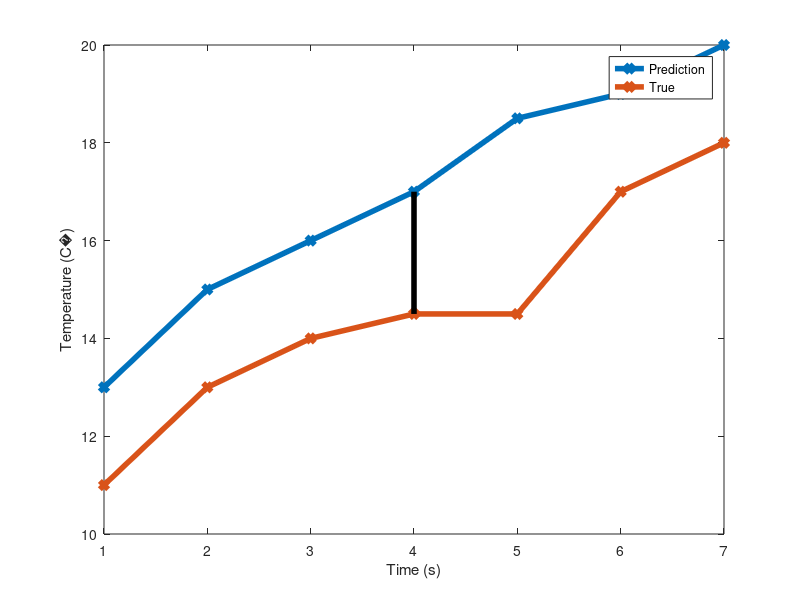

The MATLAB script that drew this image:
prediction = [13 15 16 17 18.5 19 20];
true = [11 13 14 14.5 14.5 17 18];

plot(prediction, '-x', 'LineWidth',4)
hold on
plot(true, '-x', 'LineWidth', 4)

x_p = [4, 4]
y_p = [14.5 17]
plot(x_p, y_p, 'Color', 'black', 'LineWidth',4)
legend("Prediction", "True")
xlabel("Time (s)")
ylabel(['Temperature (C' char(176) ')'])
